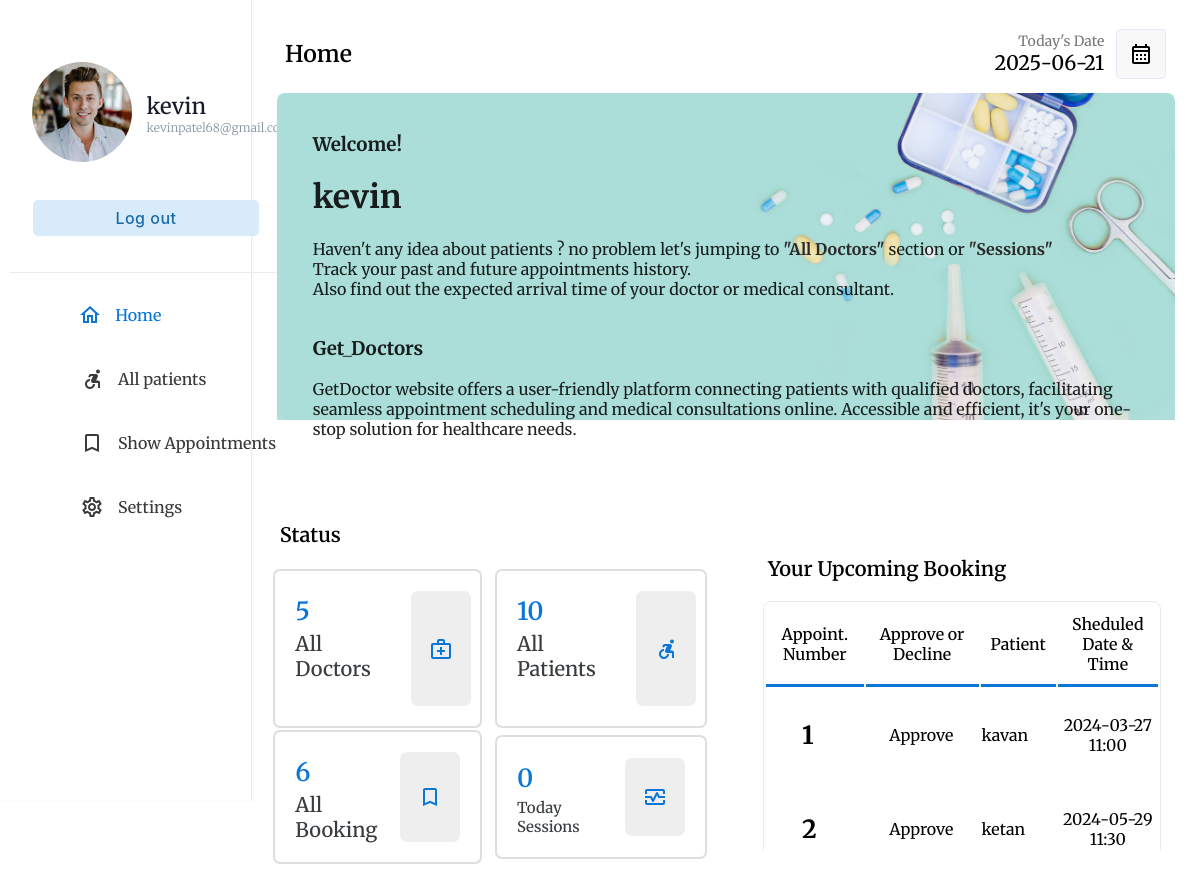
The page /php/doctor/index.php (signed in) on the database its author committed.
### tables this page shows
CREATE TABLE IF NOT EXISTS `doctor` (
  `DID` int NOT NULL AUTO_INCREMENT,
  `DPHOTO` longblob NOT NULL,
  `DNAME` varchar(35) NOT NULL,
  `DPASSWORD` varchar(20) NOT NULL,
  `DEMAIL` varchar(35) NOT NULL,
  `DGENDER` varchar(10) NOT NULL,
  `DNUMBER` varchar(10) NOT NULL,
  `DADDRESS` varchar(50) NOT NULL,
  `SID` int NOT NULL,
  `DDATE_OF_BIRTH` date NOT NULL,
  `DCONSULTATION_FEE` int NOT NULL,
  `DEXPERIENCE_YEARS` int NOT NULL,
  `DQUALIFICATION` varchar(50) NOT NULL,
  PRIMARY KEY (`DID`)
);

CREATE TABLE IF NOT EXISTS `appointment` (
  `ID` int NOT NULL AUTO_INCREMENT,
  `DID` int NOT NULL,
  `PID` int NOT NULL,
  `APPOINTMENT_DATE` date NOT NULL,
  `APPOINTMENT_TIME` time NOT NULL,
  `SID` int NOT NULL,
  `FEES` int NOT NULL,
  `STATUS` tinyint(1) NOT NULL,
  `FEEDBACK` varchar(500) DEFAULT NULL,
  PRIMARY KEY (`ID`)
);

CREATE TABLE IF NOT EXISTS `patient` (
  `PID` int NOT NULL AUTO_INCREMENT,
  `PPHOTO` longblob,
  `PNAME` varchar(35) NOT NULL,
  `PPASSWORD` varchar(20) NOT NULL,
  `PEMAIL` varchar(35) NOT NULL,
  `PGENDER` varchar(10) NOT NULL,
  `PNUMBER` varchar(10) NOT NULL,
  `PADDRESS` varchar(50) NOT NULL,
  `PBLOOD_GROUP` varchar(3) NOT NULL,
  `PDATE_OF_BIRTH` date NOT NULL,
  PRIMARY KEY (`PID`)
);

### php/doctor/index.php (the view, shortened to what the rows shown need)
<!DOCTYPE html>
<html lang="en">
<head>
    <link rel="stylesheet" type="text/css" href="../../css/doctor/index.css">
</head>
<body>
    <?php
    if (isset($_SESSION["userid"])) {
        if (($_SESSION["userid"]) == "" or $_SESSION['usertype'] != 'DOCTOR') {
            header("location: ../login.php");
        } else {
            $userid = $_SESSION["userid"];
        }
    } else {
        header("location: ../login.php");
    }
    include("../database_connection.php");
    $today = date('Y-m-d');
    $query = "SELECT * FROM doctor WHERE DID='$userid'";
    $patient = $db->query($query);
    $patienttb = $patient->fetch_assoc();
    ?>
    <div class="container">
        <div class="menu">
            <table class="menu-container" border="0">
                <tr>
                    <td style="padding:10px" colspan="2">
                        <table border="0" class="profile-container">
                            <tr>
                                <td width="30%" style="padding-left:20px">
                                  <a href="photo.php">  <img src='../../assets/images/dimage/<?php echo $patienttb['DPHOTO']; ?>' width='100' style="border-radius:50%"></a>
                                </td>
                                <td style="padding:0px;margin:0px;">
                                    <p class="profile-title"><?php echo $patienttb['DNAME']; ?></p>
                                    <p class="profile-subtitle" style="font-size: 12px;"><?php echo $patienttb['DEMAIL'] ?></p>
                                </td>
                            </tr>
                        </table>
                    </td>
                </tr>
        </div></a>
    </div>
    <div class="dash-body" style="margin-top: 15px">
        <table border="0" width="100%" style=" border-spacing: 0;margin:0;padding:0;">
            <tr>
                <td colspan="4">
                    <center>
                        <table class="filter-container doctor-header" style="border: none;width:95%" border="0">
                            <tr>
                                <td>
                                    <h3>Welcome!</h3>
                                    <h1><?php echo $patienttb['DNAME']; ?></h1>
                                    <p>Haven't any idea about patients ? no problem let's jumping to
                                        <a href="allpatients.php" class="non-style-link"><b>"All Doctors"</b></a> section or
                                        <a href="showappointments.php" class="non-style-link"><b>"Sessions"</b> </a><br>
                                        Track your past and future appointments history.<br>Also find out the expected arrival time of your doctor or medical consultant.<br><br>
                                    </p>
                                    <h3>Get_Doctors</h3>
                                    <p>GetDoctor website offers a user-friendly platform connecting patients with qualified doctors, facilitating seamless appointment scheduling and medical consultations online. Accessible and efficient, it's your one-stop solution for healthcare needs.</p>
                                </td>
                            </tr>
                        </table>
                    </center>
                </td>
            </tr>
            <tr>
                <td colspan="4">
                    <table border="0" width="100%"">
                            <tr>
                <td>
                    <center>
                        <div class="abc scroll" style="height: 250px;padding: 0;margin: 0;">
                            <table width="85%" class="sub-table scrolldown" border="0">
                                <thead>
                                    <tr>
                                        <th class="table-headin">
                                            Appoint. Number
                                        </th>
                                        <th class="table-headin">
                                            Approve or Decline
                                        </th>
                                        <th class="table-headin">
                                            Patient
                                        </th>
                                        <th class="table-headin">
                                            Sheduled Date & Time
                                        </th>
                                    </tr>
                                </thead>
                                <tbody>
                                    <?php
                                    $sqlmain = "SELECT * FROM appointment WHERE DID=$userid and APPOINTMENT_DATE>=$today";
                                    $result = $db->query($sqlmain);
                                    if ($result->num_rows == 0) {
                                        echo '<tr>
                                                    <td colspan="4">
                                                    <br><br><br><br>
                                                    <center>
                                                    <img src="../../assets/img/notfound.svg" width="25%">
                                                    <br>
                                                    <p class="heading-main12" style="margin-left: 45px;font-size:20px;color:rgb(49, 49, 49)">Nothing to show here!</p>
                                                    <a class="non-style-link" href="schedule.php"><button  class="login-btn btn-primary-soft btn"  style="display: flex;justify-content: center;align-items: center;margin-left:20px;">&nbsp; Channel a Doctor &nbsp;</font></button>
                                                    </a>
                                                    </center>
                                                    <br><br><br><br>
                                                    </td>
                                                    </tr>';
                                    } else {
                                        for ($x = 0; $x < $result->num_rows; $x++) {
                                            $row = $result->fetch_assoc();
                                            $title = $row["STATUS"];
                                            if($title==1)
                                            {
                                                $title="Approve";
                                            }
                                            else{
                                                $title="Decline";
                                            }
                                            $apponum = $row["ID"];
                                            $did=$row["PID"];
                                            $query = "SELECT * FROM patient WHERE PID=$did";
                                            $doctor = $db->query($query);
                                            $doctor = $doctor->fetch_assoc();
                                            $docname = $doctor["PNAME"];
                                            $scheduledate = $row["APPOINTMENT_DATE"];
                                            $scheduletime = $row["APPOINTMENT_TIME"];
                                            echo '<tr>
                                                        <td style="padding:30px;font-size:25px;font-weight:700;"> &nbsp;' .
                                                $apponum
                                                . '</td>
                                                        <td style="padding:20px;"> &nbsp;' .
                                                substr($title, 0, 30)
                                                . '</td>
                                                        <td>
                                                        ' . substr($docname, 0, 20) . '
                                                        </td>
                                                        <td style="text-align:center;">
                                                            ' . substr($scheduledate, 0, 10) . ' ' . substr($scheduletime, 0, 5) . '
                                                        </td>
                                                    </tr>';
                                        }
                                    }
                                    ?>
                                </tbody>
                            </table>
                        </div>
                    </center>
                </td>
            </tr>
        </table>
        </td>
            </table>
    </div>
</body>
</html>

### rows shown on the page
doctor: DPHOTO (picture), DNAME "kevin", DEMAIL "kevinpatel68@gmail.com"
appointment: ID "1", STATUS "Approve", PID.PNAME "kavan", APPOINTMENT_DATE "2024-03-27", APPOINTMENT_TIME "11:00"
appointment: ID "2", STATUS "Approve", PID.PNAME "ketan", APPOINTMENT_DATE "2024-05-29", APPOINTMENT_TIME "11:30"

### other values the page prints
$doctor->num_rows "5"
$patient->num_rows "10"
$appointment->num_rows "6"
$patient->num_rows "0"
